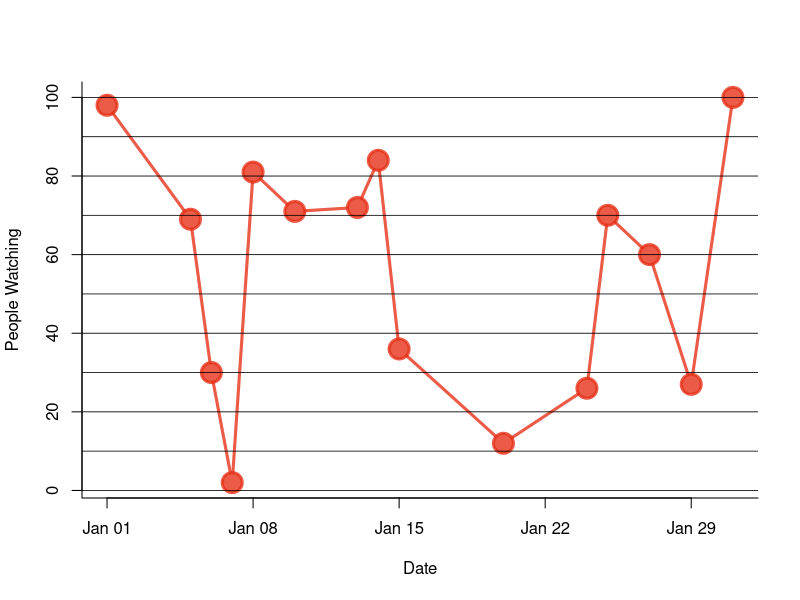

The R script that drew this image:
## ---- chunk 1
# Create data
## Changed date range to this month
## Change number of values plotted
set.seed(124)
date <- paste(   "2024/01/" , sample(seq(1,31),15) , sep="")
value <- sample(seq(1,100) , 15)
data <- data.frame(date,value)

# Let's change the date to the "date" format:
data$date <- as.Date(data$date)
 
# So we can sort the table:
data <- data[order(data$date) , ]
 
# Easy to make it better now: 
## change y axis name, color of lines: from green to orange
## Change back lines color
plot(data$value~data$date , type="b" , lwd=3 , 
     col=rgb(0.9,0.2,0.1,0.8) , 
     ylab="People Watching" , 
     xlab="Date" , 
     bty="l" , pch=20 , cex=4)
abline(h=seq(0,100,10) , col="black", lwd=0.8)
